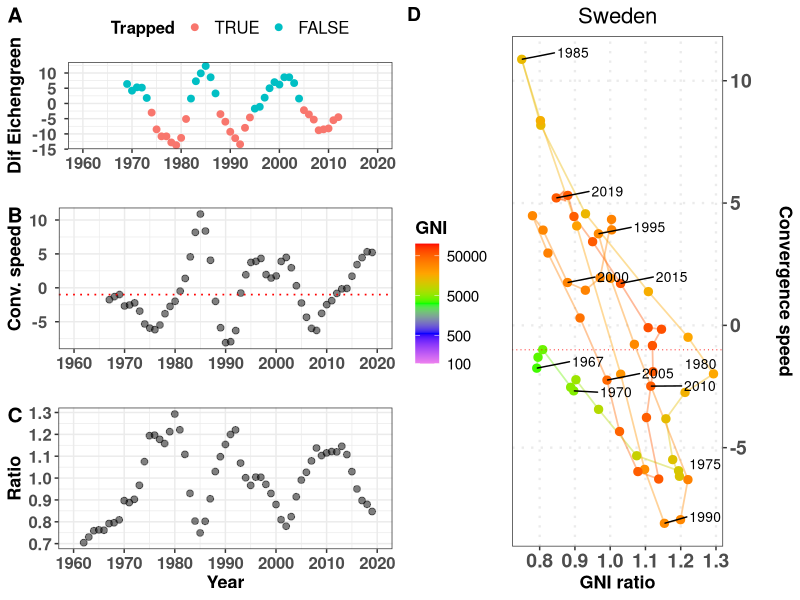
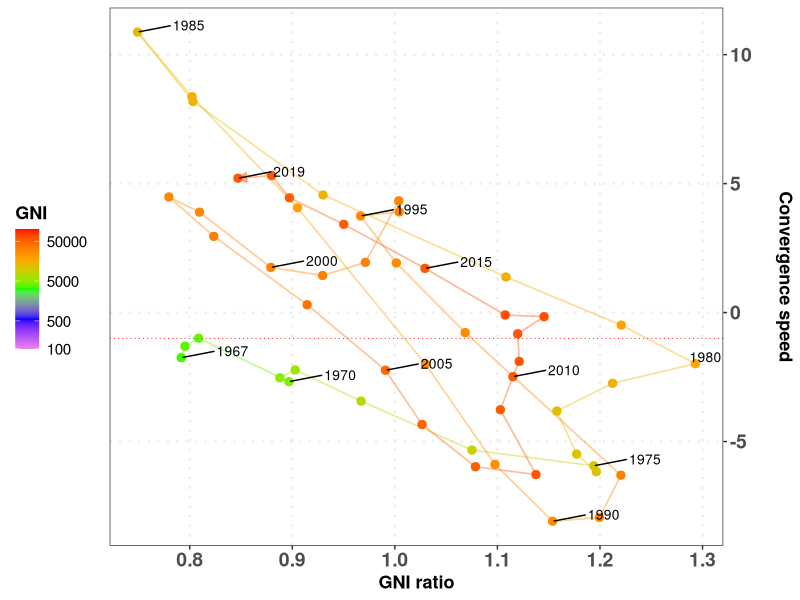
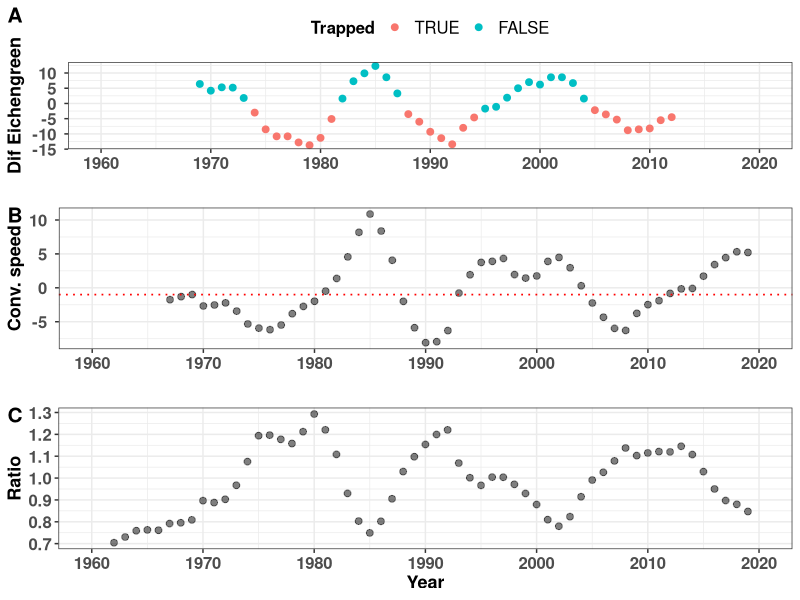
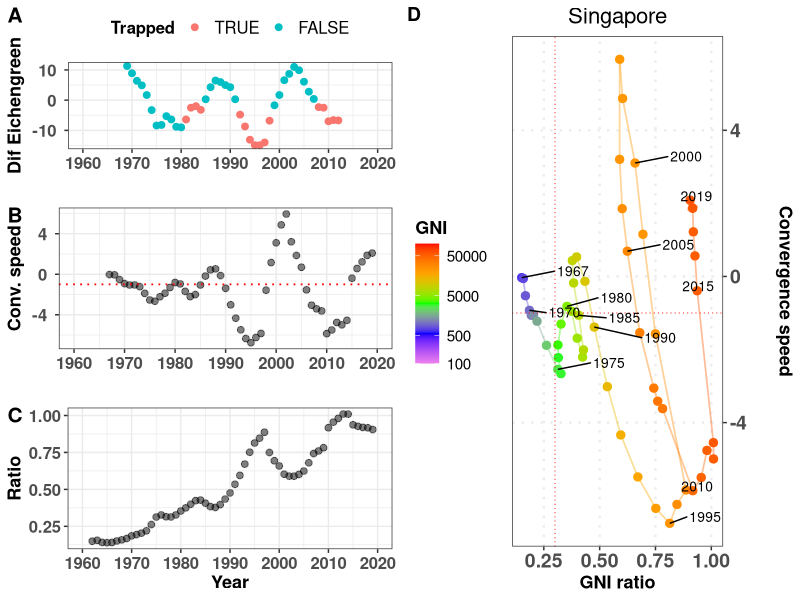
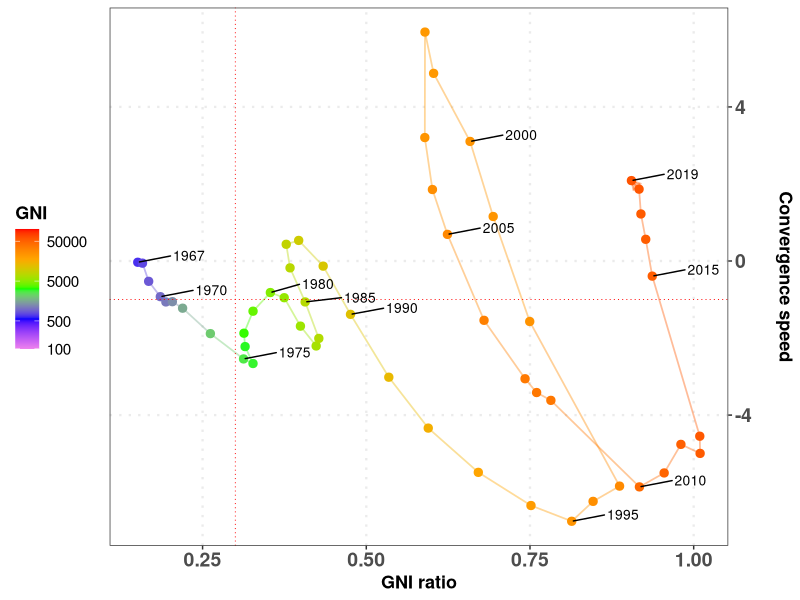
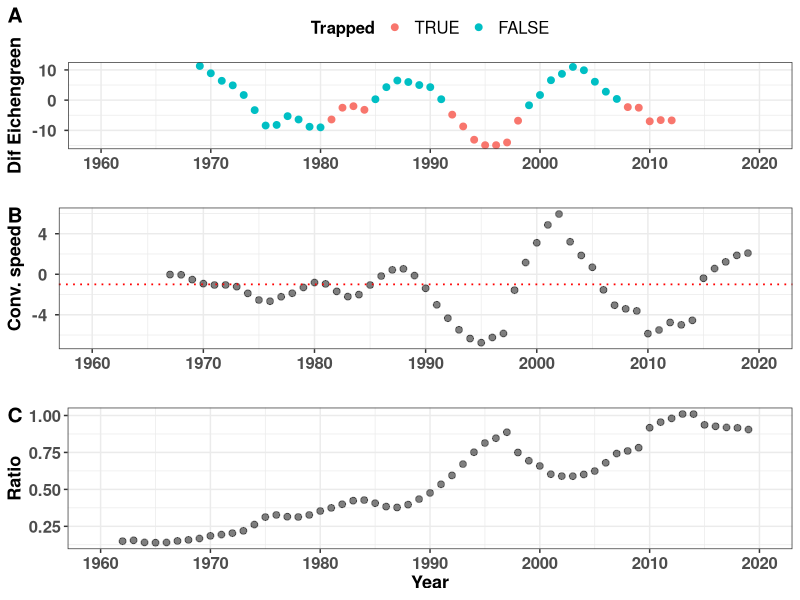
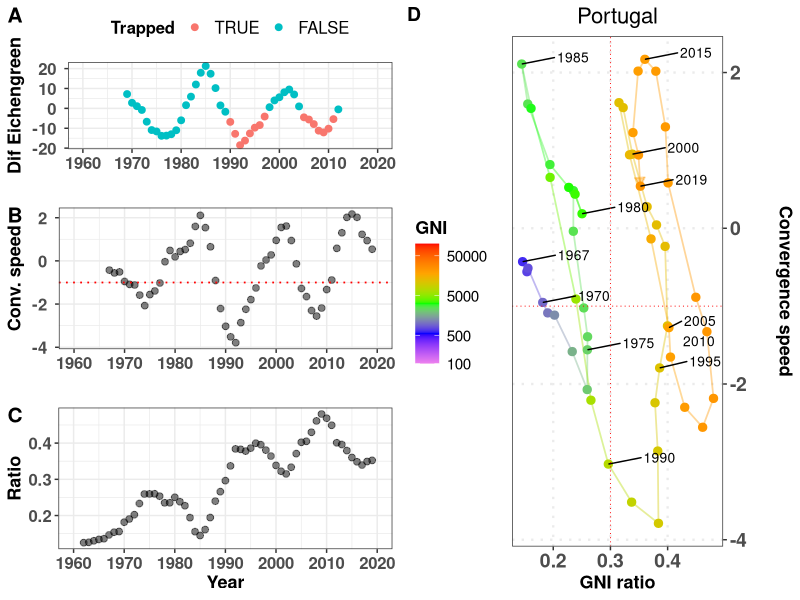
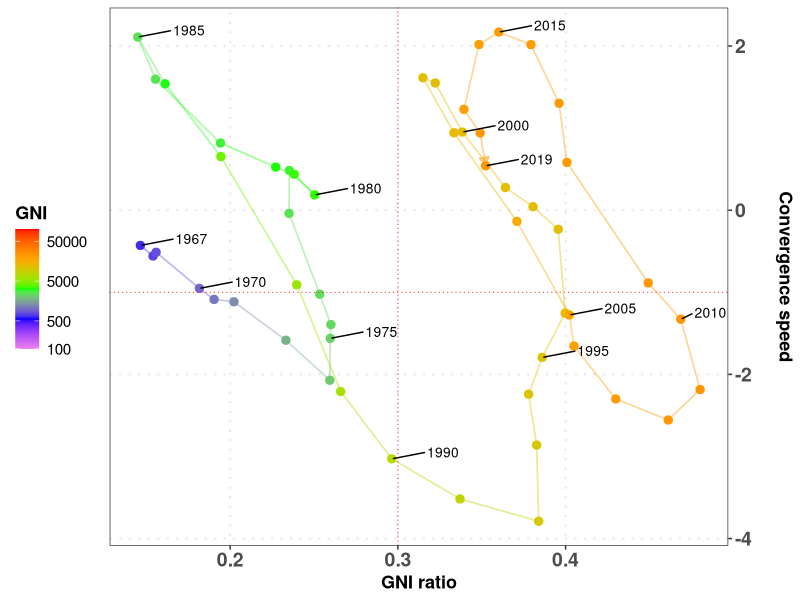

The R source for these figures, in order: (Note: this script raises an error after producing the figures.)
# Script to generate all magnitudes
# 
# List lcriteria allows to choose GDP, GNI or both
#
# Author: Javier Garcia-Algarra
# August 2021
# 
# set print_indiv to TRUE to procude all plots
# set print_tiff to print the ALL plot in that format
#
# Inputs:  data/GDP2010_WB.csv    GNIS.csv
# Results: data/all_speeds_criteria.csv
#          figs/countries

library(ggplot2)
library(ggrepel)
library(cowplot)
library(patchwork)
library(zoo)

# Function to format axis labels
scaleFUN <- function(x) sprintf("%2.f ", x)

criteria <- read.table("criteria.txt")
lcriteria <- criteria$V1

countries_msci <- read.csv("data/countries_msci.csv")
lcountrycode <- countries_msci$ISOCode

#lcountrycode <- c("SWE")   # Pick one country to test
print_indiv <- TRUE      # Print individual files
print_tiff <- FALSE        # Produce tiff files. Be careful, each tiff file weights 24 MB!

USA_perc_middle_GNI <- 0.3
USA_perc_middle_GDP <- 0.5
gap_widening <- -1
mmovper <- 5
last_year_Ecihengreen <- 2013
tdir1 <- "figs"
tdir <- paste0(tdir1,"/countries")
if (!dir.exists(tdir))
  dir.create(tdir1)
  dir.create(tdir)

for (criteria in lcriteria)
{
  count_countries <- 0
  if (criteria == "GDP")
    USA_perc_middle <- USA_perc_middle_GDP
  else
    USA_perc_middle <- USA_perc_middle_GNI
  for (countrycode in lcountrycode)
  {
    count_countries <- count_countries + 1
    print(paste(countrycode,criteria))
    if (criteria == "GNI"){
      DATA_WB <- read.csv("data/GNIS.csv")
    } else
      DATA_WB <- read.delim2("data/GDP2010_WB.csv")
    rawdata <- DATA_WB[DATA_WB$Country.Code==countrycode,]
    usadata <- DATA_WB[DATA_WB$Country.Name=="United States",]
    country <- DATA_WB[DATA_WB$Country.Code==countrycode,]$Country.Name
    datos_pais <- data.frame("Year"=seq(1960,2019))
    datos_pais$Magnitude = 0
    datos_pais$growth = 0
    datos_pais$gb = 0
    datos_pais$ga = 0
    datos_pais$dif = 0
    datos_pais$dgrowth_dt = 0
    datos_pais$USAMagnitude = 0
    datos_pais$ratio = 0
    datos_pais$dratio_dt = 0
    datos_pais$dratio_dt_mmov = 0
    period_calc = 7
    for (i in 1960:2020){
      datos_pais$Magnitude[i-(1960)] <- as.numeric(rawdata[,4+i-1960])
      datos_pais$USAMagnitude[i-(1960)] <- as.numeric(usadata[,4+i-1960]) # USA GDP or GNI
      datos_pais$ratio[i-(1960)] <- datos_pais$Magnitude[i-(1960)]/datos_pais$USAMagnitude[i-(1960)]
    }
    for (j in 2:nrow(datos_pais))
      datos_pais$growth[j] <- 100*(datos_pais$Magnitude[j] - datos_pais$Magnitude[j-1])/
                              (datos_pais$Magnitude[j-1])  # Magnitude growth
    for (j in 2:nrow(datos_pais)){
      datos_pais$dgrowth_dt[j] <- (datos_pais$growth[j] - datos_pais$growth[j-1])
      # Gap closing speed
      datos_pais$dratio_dt[j] <- 100*(datos_pais$ratio[j] - datos_pais$ratio[j-1])
    }
    datos_pais$dratio_dt_mmov <- rollmean(datos_pais$dratio_dt, mmovper, fill = NA,  align = "right")
    
    for (j in 2:nrow(datos_pais))
      datos_pais$dratio_dt2_mmov[j] <- (datos_pais$dratio_dt_mmov[j] - datos_pais$dratio_dt_mmov[j-1])
    # criteria Eichengreen
    for (j in period_calc:nrow(datos_pais))
      datos_pais$gb[j] <- sum(datos_pais$growth[(j-(period_calc-1)):j])/period_calc
    for (j in 1:(nrow(datos_pais)-period_calc))
      datos_pais$ga[j] <- sum(datos_pais$growth[(j+1):(j+(period_calc))])/period_calc
    for (j in 1:nrow(datos_pais))
      datos_pais$dif[j] <- datos_pais$ga[j]-datos_pais$gb[j]
    datosplot <- datos_pais[period_calc:(nrow(datos_pais)-period_calc),]
    datosplot$Trapped = FALSE
    mingb = 3.5
    mindif = -2
    minMagnitude = 5000
    limityears <- c(1960,2020)
    yearlabels <- seq(1960,2020,by=10) 
    datosplot$gb = (floor(datosplot$gb* 10)+1)/10
    datosplot$dif = (floor(datosplot$dif* 10)+1)/10
    for (k in 1:nrow(datosplot)){
      datosplot$Trapped[k] = (datosplot$Magnitude[k]>minMagnitude) & (datosplot$gb[k]>=mingb) & (datosplot$dif[k] <= mindif)
    }
    pEichen <- ggplot(data= datosplot, aes(x=Year,y=dif,color=Trapped))+
         geom_point(size=2)+ylab(paste("Dif Eichengreen"))+xlab("")+
         scale_color_discrete(limits = c('TRUE', 'FALSE'))+
         scale_x_continuous(limits=limityears,breaks=yearlabels,labels=yearlabels)+ 
         scale_y_continuous(labels=scaleFUN)+
         theme_bw()+ 
         theme(legend.position="top",
               legend.title = element_text(face="bold", size=12),
               legend.text = element_text( size=12),
            axis.text.y = element_text(face="bold", size=12),
            axis.text.x = element_text(face="bold", size=12),
            axis.title.x = element_text(face="bold", size=13),
            axis.title.y  = element_text(face="bold", size=13))
    
    datosEich <- datos_pais[(datos_pais$Year >= min(datosplot$Year))&
                              (datos_pais$Year<last_year_Ecihengreen),]
    datosEich <- datos_pais 
    pClosingGapSpeed <- ggplot(data= datosEich, aes(x=Year,y=-dratio_dt_mmov))+
      geom_point(size=2,col="black",alpha=0.5)+ylab(paste("Conv. speed"))+
      geom_hline(yintercept=gap_widening, color="red",linetype = "dotted",size=0.6) +
      scale_x_continuous(limits=limityears,breaks=yearlabels,labels=yearlabels)+
      scale_y_continuous(labels=scaleFUN)+
      theme_bw()+ xlab("")+
      theme(axis.text.y = element_text(face="bold", size=12),
            axis.text.x = element_text(face="bold", size=12),
            axis.title.x = element_text(face="bold", size=13),
            axis.title.y  = element_text(face="bold", size=13))
    
    pratio <- ggplot(data= datosEich, aes(x=Year,y=ratio))+
      geom_point(size=2,col="black",alpha=0.5)+ylab(paste("Ratio"))+
      scale_x_continuous(limits=limityears, breaks=yearlabels,labels=yearlabels)+
      theme_bw() + xlab("Year")+
      theme(axis.text.y = element_text(face="bold", size=12),
                                axis.text.x = element_text(face="bold", size=12),
                                axis.title.x = element_text(face="bold", size=13),
                                axis.title.y  = element_text(face="bold", size=13))
    
    pizda <- plot_grid(
      pEichen, pClosingGapSpeed, pratio,labels=c("A","B","C"),
      label_size = 15,
      ncol = 1
    )
    
    datos_pais$Country = country
    datos_pais$CountryCode = rawdata$Country.Code[1]
    if (print_indiv){
      ppi <- 300

      my_breaks <- c(100,500,1000,2500,5000,10000,20000,50000)
      my_breaks <- c(100,500,5000,50000)
      datos_speed <- datos_pais[!is.na(datos_pais$dratio_dt_mmov),]
      pratiospeed <- ggplot(data=datos_speed) +
        geom_path(
          aes(y = -dratio_dt_mmov, x = ratio, colour=Magnitude),alpha=0.4,size = 0.6,
          arrow = arrow(length = unit(0.25, "cm"),type="closed"))+
        geom_point(aes(y = -dratio_dt_mmov, x = ratio, colour=Magnitude),size=2.5,
                 alpha=1) +
        scale_color_gradientn(name=criteria,colours=c("violet","blue","green","orange","red"),trans="log",
                                                      breaks = my_breaks, labels = my_breaks,limits=c(100,100000))+
        geom_hline(yintercept=gap_widening, color="red",linetype = "dotted",size=0.3) +
        geom_text_repel(data=subset(datos_speed,(Year%%5 == 0) | (Year==max(Year)) | (Year==min(Year))),
                    aes(label=Year,y = -dratio_dt_mmov, x = ratio), 
                    hjust=-1,vjust=-0.2, size=3.5, color= "black" ) + 
       # scale_x_sqrt(breaks = c(0.01, 0.1, 0.3, 0.5,1))+
        scale_y_continuous(position = "right")+
        ylab("Convergence speed\n") + xlab(paste(criteria,"ratio"))+
        theme_bw()+theme(panel.grid.minor = element_blank(),
                         panel.grid.major = element_line(size = 0.8,linetype = "dotted"),
                         legend.title = element_text(face="bold", size=13),
                         legend.text = element_text( size=11),
                         legend.position = "left",
                         plot.title = element_text(hjust = 0.5,size=16),
                         axis.text.y = element_text(face="bold", size=14),
                         axis.text.x = element_text(face="bold", size=14),
                         axis.title.x = element_text(face="bold", size=13),
                         axis.title.y  = element_text(face="bold", size=13))
      if ((min(datos_speed$ratio) < 1.1*USA_perc_middle) & (max(datos_speed$ratio) > USA_perc_middle))
         pratiospeed <- pratiospeed + geom_vline(xintercept=USA_perc_middle, color="red",linetype = "dotted",size=0.3)
     
      wplot <- 13
      hplot <- 7
      nfile <- paste0(tdir,"/ALL_",country,"_",criteria,"_",mmovper)
      prattitle <- pratiospeed+ ggtitle(country)
      png(paste0(nfile,".png"), width=wplot*ppi, height=hplot*ppi, res=ppi)
      todo <- plot_grid(
        pizda,prattitle,labels=c(" ","D"),
        label_size = 14,
        ncol = 2
        )#+plot_annotation(title = paste(country,criteria),
        #                  theme = theme(plot.title = element_text(size = 18)))
      print(todo)
      dev.off()
      
      if (print_tiff){
        tiff(paste0(nfile,".tiff"), width=wplot*ppi, height=hplot*ppi,res=ppi)
        print(todo)
        dev.off()
      }
      
      nfile <- paste0(tdir,"/PHASE_",country,"_",criteria,"_",mmovper)
      png(paste0(nfile,".png"), width=8*ppi, height=7*ppi, res=ppi)
      print(pratiospeed)
      dev.off()
      
      nfile <- paste0(tdir,"/TIMELINE_",country,"_",criteria,"_",mmovper)
      png(paste0(nfile,".png"), width=7*ppi, height=10*ppi, res=ppi)
      ptimes <- plot_grid(
        pEichen, pClosingGapSpeed, pratio,labels=c("A","B","C"),
        label_size = 15,
        ncol = 1
      )
      print(ptimes)
      dev.off()
    }
    if (count_countries == 1)
      datos_all <- datos_pais
    else
      datos_all <- rbind(datos_all,datos_pais)
  }

  refx <- USA_perc_middle
  refy <- 0
  lp <- unique(datos_all$Country)
  datadist <- data.frame("Country"=c(),"CountryCode"=c(),"distX"=c(),"distY"=c())
  for (k in lp){
    clean_data <- datos_all[(datos_all$Country == k) & !is.na(datos_all$ratio) & 
                            !is.na(datos_all$dratio_dt_mmov),]
    datosx <- datos_all[(datos_all$Country == k) & !is.na(datos_all$ratio),]$ratio
    datosy <- datos_all[(datos_all$Country == k) & !is.na(datos_all$dratio_dt_mmov),]$dratio_dt_mmov
    datadist <- rbind(datadist,data.frame("Country"=k,"CountryCode"= clean_data$CountryCode[1],
                                          "distX"=mean(clean_data$ratio),
                      "distY"=mean(clean_data$dratio_dt_mmov)))
  }
  
  datos_total <- subset(datos_all,select=-c(ga,gb))
  if (length(lcountrycode)>1)  # to avoid accidental overwriting when testing with a short list
     write.csv(datos_total,paste0("data/all_speeds_",criteria,".csv"),row.names = FALSE)
     remove("datos_total")

  
}
